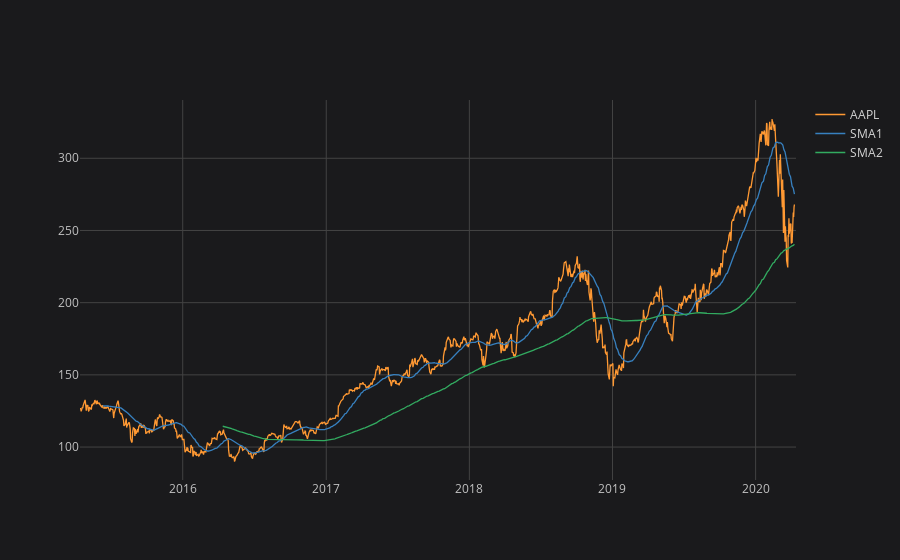

This figure's notebook cell:
### Code cell
data[[symbol, 'SMA1', 'SMA2']].iplot()

### Figure 1 — Plotly figure (JSON) as saved in the notebook; plotly's stock layout.template omitted (floating-point values rounded to 4 significant figures; data arrays with more than 128 entries replaced by an {"elided": "..."} marker saying what was removed)
{"data": [{"line": {"color": "rgba(255, 153, 51, 1.0)", "dash": "solid", "shape": "linear", "width": 1.3}, "mode": "lines", "name": "AAPL", "text": "", "type": "scatter", "x": {"elided": "1260 str values"}, "y": {"elided": "1260 mixed values"}}, {"line": {"color": "rgba(55, 128, 191, 1.0)", "dash": "solid", "shape": "linear", "width": 1.3}, "mode": "lines", "name": "SMA1", "text": "", "type": "scatter", "x": {"elided": "1260 str values"}, "y": {"elided": "1260 mixed values"}}, {"line": {"color": "rgba(50, 171, 96, 1.0)", "dash": "solid", "shape": "linear", "width": 1.3}, "mode": "lines", "name": "SMA2", "text": "", "type": "scatter", "x": {"elided": "1260 str values"}, "y": {"elided": "1260 mixed values"}}], "layout": {"autosize": true, "legend": {"bgcolor": "#1A1A1C", "font": {"color": "#D9D9D9"}}, "paper_bgcolor": "#1A1A1C", "plot_bgcolor": "#1A1A1C", "title": {"font": {"color": "#D9D9D9"}}, "xaxis": {"autorange": true, "gridcolor": "#434343", "range": ["2015-04-14", "2020-04-13"], "showgrid": true, "tickfont": {"color": "#C2C2C2"}, "title": {"font": {"color": "#D9D9D9"}, "text": ""}, "type": "date", "zerolinecolor": "#666570"}, "yaxis": {"autorange": true, "gridcolor": "#434343", "range": [77.18, 340.4], "showgrid": true, "tickfont": {"color": "#C2C2C2"}, "title": {"font": {"color": "#D9D9D9"}, "text": ""}, "type": "linear", "zerolinecolor": "#666570"}}}
